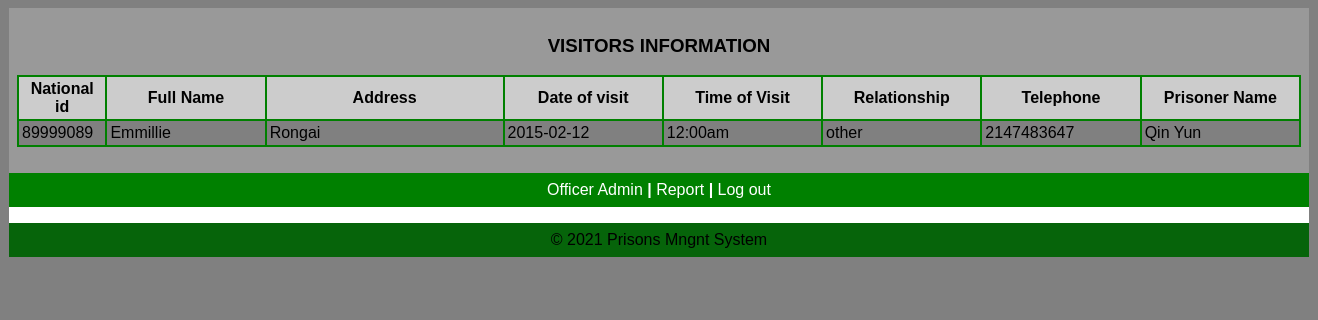
The app's page /admin/viewvis.php with its own data.
### tables this page shows
CREATE TABLE IF NOT EXISTS `visitor` (
  `id` int(12) NOT NULL COMMENT 'national id',
  `fullname` varchar(25) NOT NULL,
  `address` varchar(25) NOT NULL,
  `dateofvisit` varchar(25) NOT NULL,
  `timein` varchar(24) NOT NULL,
  `timeout` varchar(23) NOT NULL,
  `relationship` varchar(25) NOT NULL,
  `telephone` int(13) NOT NULL,
  `prisoner` varchar(25) NOT NULL,
  PRIMARY KEY (`id`)
);

### admin/viewvis.php (the view, shortened to what this page needs)
<html>
<head>
   <link rel="stylesheet" media="screen" href="login.css" >
</head>
<body>
	<table align='center' border='0' bgcolor='green' width='1300' cellpadding='8' cellspacing='0' height='200'>
          <tr>
            <td bgcolor='#999999' valign='center'>
<?php
$host="localhost";
$username="root";
$password="";
$db_name="prisonpro";
$tbl_name="visitor";
$connection =mysqli_connect("$host", "$username", "$password")or die("cannot connect server ");
 mysqli_select_db($connection ,"$db_name")or die("cannot select DB");
$sel= mysqli_query($connection,"select * from $tbl_name");
echo"<table align='center' width='100%' bgcolor='GREEN' border='0' bgcolor='green' cellpadding='3' cellspacing='2' bgcolor='silver'>
<caption><h3>VISITORS INFORMATION</h3></caption>
<tr bgcolor='#CCCCCC'>
<th width='3%'>National id</th>
<th width='10%'>Full Name</th>
<th width='15%'>Address</th>
<th width='10%'>Date of visit</th>
<th width='10%'>Time of Visit</th>
<th width='10%'>Relationship</th>
<th width='10%'>Telephone</th>
<th width='3%'>Prisoner Name</th>
</tr>";
   while($row=mysqli_fetch_array ($sel))
{
echo "<tr bgcolor='grey'>";
echo  "<td width='3%'>".$row ['id']."</td>";
echo  "<td width='7%'>".$row ['fullname']."</td>";
echo  "<td width='10%'>".$row ['address']."</td>";
echo  "<td width='10%'>".$row ['dateofvisit']. "</td>";
echo  "<td width='10%'>".$row ['timein']. "</td>";
echo  "<td width='10%'>".$row ['relationship']."</td>";
echo  "<td width='3%'>" .$row ['telephone']."</td>";
echo  "<td width='10%'>".$row ['prisoner']."</td>";
echo "</tr>";
}
echo"</table>";
?>
<br/>
			</td>
          </tr>
          <tr>
			<td align="center" bgcolor='green'><a href="adminpanel.php" target="_parent">Officer Admin <b>|</b></a>
      <a href="visitorep.php" target="_parent">Report <b>|</b></a>
			<a href="index.php" target="_parent">Log out</a></td>
          </tr>
          <tr>
            <td align='center' bgcolor='white' height='1'>
					<?php
           include("footer.php");
                ?>
            </td>
          </tr>
	</table>
</body>
</head>
</html>

### admin/login.css (style rules this page uses)
body { font: 14px/21px "Lucida Sans", "Lucida Grande", "Lucida Sans Unicode", sans-serif;background:gray; }
a { color:#fff; text-decoration:none; }

### records on screen
visitor: id "89999089", fullname "Emmillie", address "Rongai", dateofvisit "2015-02-12", timein "12:00am", relationship "other", telephone "2147483647", prisoner "Qin Yun"
